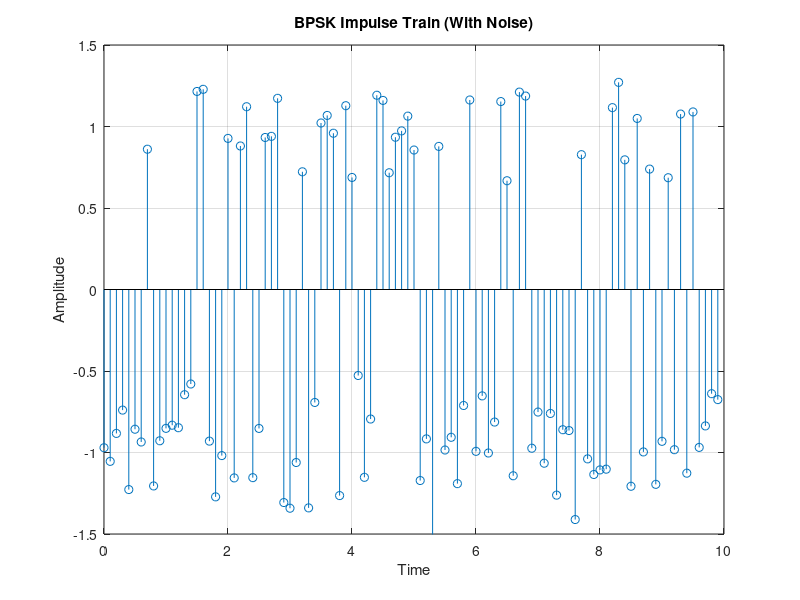
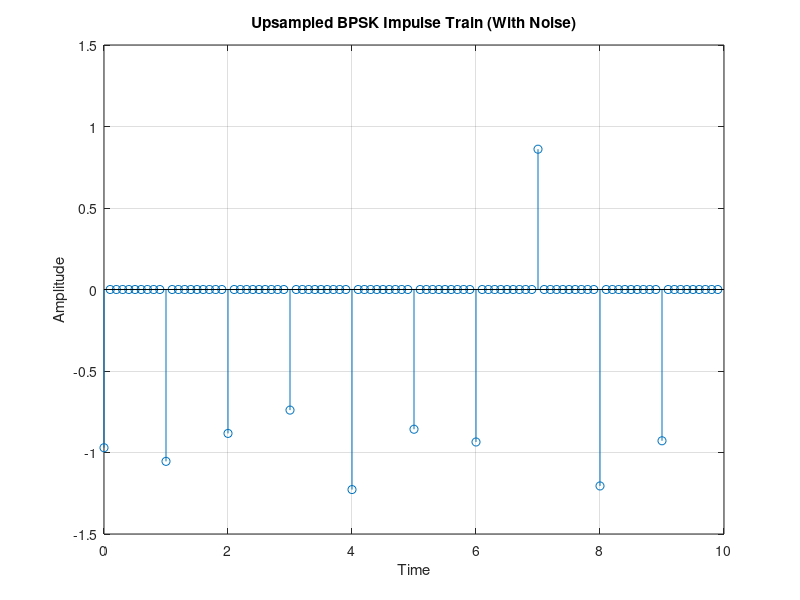
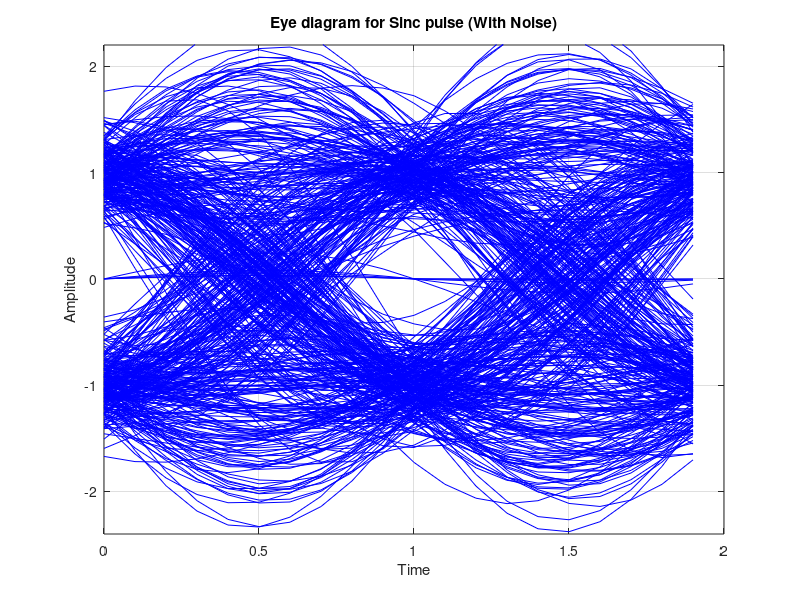
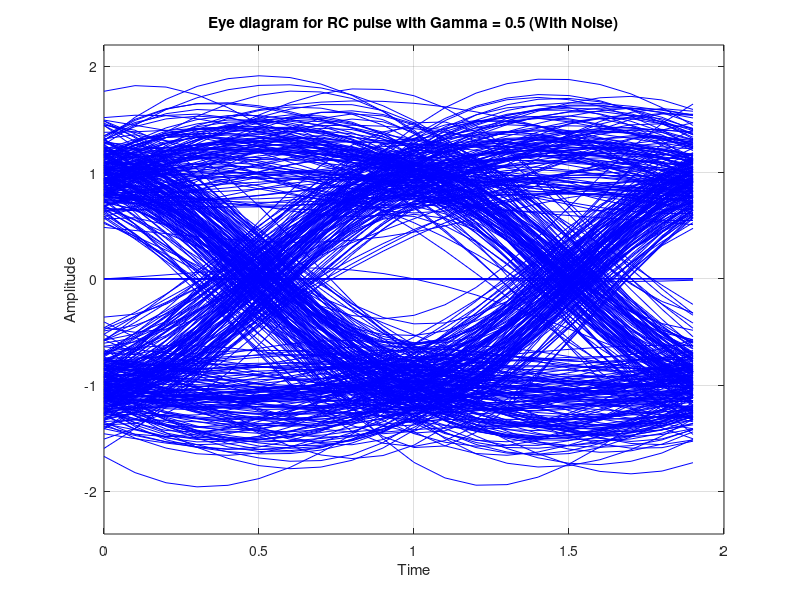

Write the MATLAB code that produced these figures, in order.
% Simulation Assignment – Eye diagrams and Equalization
% Wathudura T.R. - 210682D
% Dodangoda D.K.S.J. - 210150V

% Task 2
% With Additive White Gaussian Noise (AWGN)

clear all; 
close all; 
clc;

% System Parameters
BitLength = 10^3; % No of Bits Transmitted
SampleFreq = 10; % Sampling frequency (Hz)
time = -SampleFreq:1/SampleFreq:SampleFreq; % Time Array
SNR_dB = 10;
NoisePower = 1./(10.^(0.1*SNR_dB)); % Noise Power (Eb = 1 in BPSK)

% Generate the BPSK Signal (With noise)
% Map 0 -> -1 and 1 -> 1 (0-phase and 180-phase)
BPSKSignal = 2*(rand(1,BitLength)>0.5)-1;
t = 0:1/SampleFreq:99/SampleFreq;

% Noise Array Generation using SNR = 10dB
Noise1D = normrnd (0 , sqrt(NoisePower/2), [1, BitLength]);
AWGN_TX = BPSKSignal + Noise1D;
figure;
stem(t, AWGN_TX(1:100)); xlabel('Time'); ylabel('Amplitude');
title('BPSK Impulse Train (With Noise)');
axis([0 10 -1.5 1.5]); grid on;

% Sinc Pulse
Sinc_Num = sin(pi*time); % numerator sinc
Sinc_Den = (pi*time); % denominator sinc
Sinc_DenZero = find(abs(Sinc_Den) < 10^-10); % Find t=0 position
Sinc_Filt = Sinc_Num./Sinc_Den;
Sinc_Filt(Sinc_DenZero) = 1; % Define t=0 value

% Raised Cosine Pulse for 0.5 roll-off
roll_off = 0.5;
cos_Num = cos(roll_off*pi*time);
cos_Den = (1 - (2 * roll_off * time).^2);
cos_DenZero = abs(cos_Den)<10^-10;
RaisedCosine = cos_Num./cos_Den;
RaisedCosine(cos_DenZero) = pi/4;
RC_gamma5 = Sinc_Filt.*RaisedCosine; % Getting the complete raised cosine pulse

% Raised Cosine Pulse for 1 roll-off
roll_off = 1;
cos_Num = cos(roll_off * pi * time);
cos_Den = (1-(2 * roll_off * time).^2);
cos_DenZero = find(abs(cos_Den)<10^-20);
RaisedCosine = cos_Num./cos_Den;
RaisedCosine(cos_DenZero) = pi/4;
RC_gamma1 = Sinc_Filt.*RaisedCosine; % Get the complete raised cosine pulse

% Upsample the transmit sequence (With Noise)
AWGNTx_Upsample = [AWGN_TX;zeros(SampleFreq-1,length(BPSKSignal))];
AWGNTx_U = AWGNTx_Upsample(:);
figure;
stem(t, AWGNTx_U(1:100)); xlabel('Time'); ylabel('Amplitude');
title('Upsampled BPSK Impulse Train (With Noise)');
axis([0 10 -1.5 1.5]); grid on;

% Pulse Shaped sequences (With Noise)
Conv_sincnoise = conv(AWGNTx_U,Sinc_Filt);
Conv_RC5noise = conv(AWGNTx_U,RC_gamma5);
Conv_R1noise = conv(AWGNTx_U,RC_gamma1);

% Take only the first 10000 samples (With noise)
Conv_sincnoise = Conv_sincnoise(1:10000);
Conv_RC5noise = Conv_RC5noise(1:10000);
Conv_R1noise = Conv_R1noise(1:10000);

% Reshape the sequences to build Eye Diagrams (With Noise)
Conv_sincnoise_reshape = reshape(Conv_sincnoise, SampleFreq*2, BitLength*SampleFreq/20).';
Conv_RC5noise_reshape = reshape(Conv_RC5noise,SampleFreq*2,BitLength*SampleFreq/20).';
Conv_R1noise_reshape = reshape(Conv_R1noise,SampleFreq*2,BitLength*SampleFreq/20).';

% Plot the Eye Diagrams (With Noise)
% Eye diagram for Sinc pulse
figure;
plot(0:1/SampleFreq:1.99, Conv_sincnoise_reshape.', 'b');
title('Eye diagram for Sinc pulse (With Noise)');
xlabel('Time'); ylabel('Amplitude');
axis([0 2 -2.4 2.2]);
grid on

% Eye diagram for RC pulse with Gamma = 0.5
figure;
plot(0:1/SampleFreq:1.99, Conv_RC5noise_reshape.', 'b');
title('Eye diagram for RC pulse with Gamma = 0.5 (With Noise)');
xlabel('Time'); ylabel('Amplitude');
axis([0 2 -2.4 2.2]);
grid on

% Eye diagram for RC pulse with Gamma = 1
figure;
plot(0:1/SampleFreq:1.99, Conv_R1noise_reshape.', 'b');
title('Eye diagram for RC pulse with Gamma = 1 (With Noise)');
xlabel('Time'); ylabel('Amplitude');
axis([0 2 -2.4 2.2]);
grid on